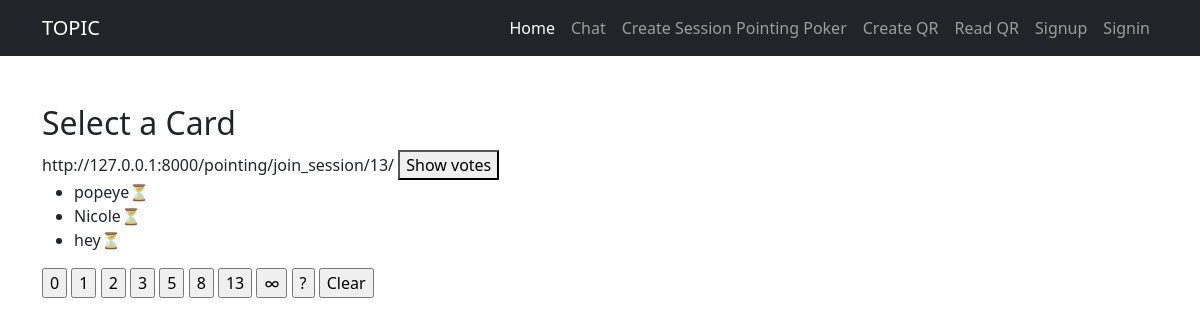
Page /pointing/game_session/13/card_selection/13/ on the committed database.
### pointing_poker/models.py (models this page shows)
class Participant(models.Model):
    name = models.CharField(max_length=255, default='defaul_name')
    game_session = models.ForeignKey(GameSession, on_delete=models.CASCADE)
    voted = models.BooleanField(default=False)
    point = models.IntegerField(default=0)
    def __str__(self):
        return '{}'.format(self.name)

### pointing_poker/views.py (the view, shortened to what this page needs)
# urls.py: path('pointing/game_session/<int:game_session_id>/card_selection/<int:user_id>/', pointerviews.card_selection, name='select_cards'),
def card_selection(request, game_session_id,user_id):
    game_session = get_object_or_404(GameSession, id=game_session_id)
    print('se unio con el usurio :',user_id)
    print('game session id  :',game_session_id)
    print(GameSession)
    participants = Participant.objects.filter(game_session=game_session)
    form = JoinGameForm()
    if request.method == 'POST' and request.POST['card'] != 'Clear':
        print('*********************esto es el post**********************\n',request.POST)
        id = request.POST['user_id']
        card = request.POST['card']
        session_id = request.POST['session_id']
        match = re.search(r'/(\d+)/$', session_id)
        if match:
            session_id = match.group(1)
        print('este es el id: ',id)
        print('este es el puntaje votado: ',card)
        print('este es el session id:',session_id)
        participant = Participant.objects.filter(id=id).first()
        print(participant.name)
        participant_name = participant.name
        participant, created = Participant.objects.get_or_create(
            name=participant_name,
            game_session=game_session,
            defaults={
                'voted': True,
                'point': int(card)
            }
        )
        if not created:
            participant.voted = True
            participant.point = int(card)
            participant.save()
        score = Participant.objects.filter(game_session=session_id).aggregate(Avg('point'))['point__avg']
        print('el avg point es :',score)
        return render(request, 'card_selection.html', {
                'participants': participants,
                'user_id':user_id,
                'session_id':"http://127.0.0.1:8000/pointing/join_session/{}/".format(game_session_id),
                'score':score
            })
    elif request.method == 'GET':
          print('esto fue un get ')
          return render(request, 'card_selection.html', {
                'game_session': game_session,
                'participants': participants,
                'user_id':user_id,
                'session_id':"http://127.0.0.1:8000/pointing/join_session/{}/".format(game_session_id)
            })

### pointing_poker/templates/card_selection.html (shortened to what this page needs)
{%extends 'base.html'%}
{%block content%}
<main class="container py-5">
    <h2>Select a Card</h2>
    {{session_id}}
    <button onclick="showTags()">Show votes</button>
    <ul>
        {%for participant in participants%}
            {%if participant.voted%}
                <li>{{participant}} &#10004;&#65039;
                    <span id="tag-{{participant.id}}" style="display: none;">{{participant.point}}</span>
                </li>
            {%else%}
            <li>{{participant}}&#9203;</li>
            {%endif%}
        {%endfor%}
    </ul>
    <form method="POST" action="">
        <input type="submit" name="card" value="0">
        <input type="submit" name="card" value="1">
        <input type="submit" name="card" value="2">
        <input type="submit" name="card" value="3">
        <input type="submit" name="card" value="5">
        <input type="submit" name="card" value="8">
        <input type="submit" name="card" value="13">
        <input type="submit" name="card" value="∞">
        <input type="submit" name="card" value="?">
        <input type="submit" name="card" value="Clear">
    </form>
</main>
{%endblock%}

### rows in the picture
Participant: name "popeye"
Participant: name "Nicole"
Participant: name "hey"

### other values in the picture
{{ session_id }} "http://127.0.0.1:8000/pointing/join_session/13/"
